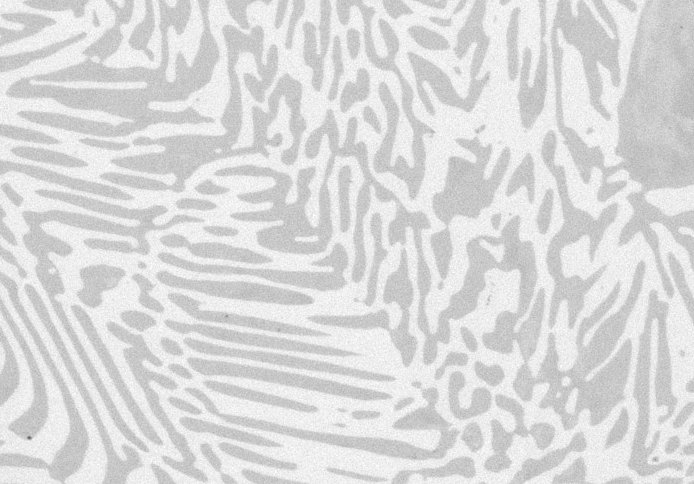
#> input picture Image Processing/images/Alloy.jpg, 694 x 484 px
$ python 'CLAHE and Thresholding.py'
#> lines starting #> are read from the running program, lines starting #| are printed output that depends on the picture; after the words box and inside, x2 and y2 are one past the last pixel; in counts of white or black regions, pixels touching at a corner belong together
import cv2
import numpy as np
from matplotlib import pyplot as plt

######################################### Image enhancements #########################################

# 1. Histogram equalization:
img = cv2.imread("./images/Alloy.jpg", 0)
#> img is the input picture: shape (484, 694); min 95, max 255, mean 218.6
# equ = cv2.equalizeHist(img) # Histogram equalization is used to enhance the contrast of the image.

# plt.hist(equ.flat, bins=100, range=(0,100))
# plt.show()


# 2. Contrast Limited Adaptive Histogram Equalization (CLAHE):
clahe = cv2.createCLAHE(clipLimit=2.0, tileGridSize=(8,8)) # clipLimit is the threshold for contrast limiting., tileGridSize is the size of grid for histogram equalization.
cl1 = clahe.apply(img)
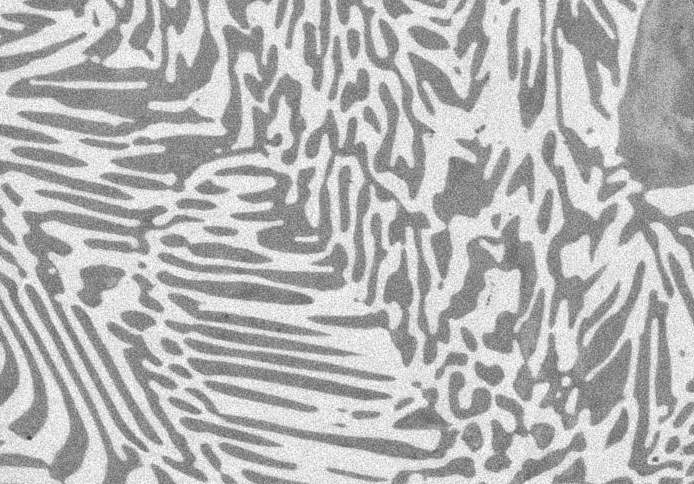
#> cl1: shape (484, 694); min 55, max 255, mean 181.8


# cv2.imshow("Original Image", img)
# cv2.imshow("Equalized", equ)
# cv2.imshow("CLAHE", cl1)

##########################################################################

# Image thresholding:

# 1. binary thresholding:

plt.hist(cl1.flat, bins =100, range=(0,255))
plt.show()
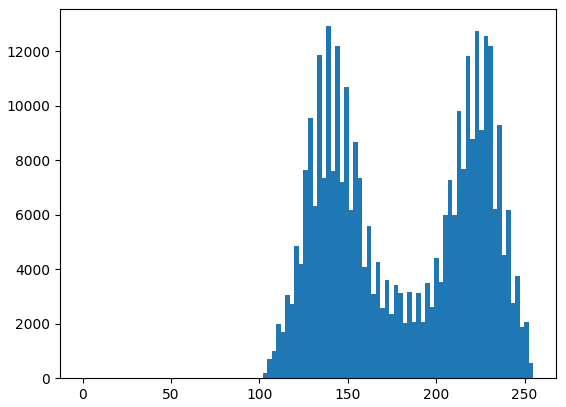
#> figure drawn by matplotlib, 1 panel; tallest bar 12929 high, from x = 137.7 to 140.2

''' the threshold value is 150, the max value is 185, the thresholding type is binary.
When the pixel value is greater than the threshold value, it is assigned the max value, else it is assigned 0.
'''
# ret is the threshold value that is used.
ret,thresh1 = cv2.threshold(cl1,185,150,cv2.THRESH_BINARY) # the max value is 150 and 185 is the threshold value that means all pxiels in grey.
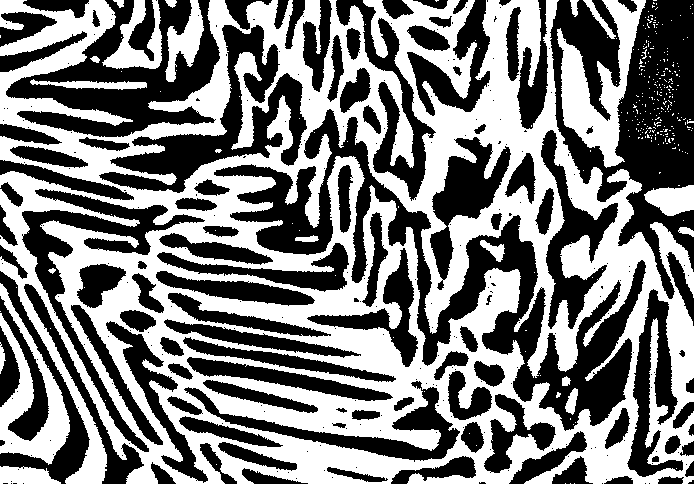
#> thresh1: shape (484, 694); values 0 (black) and 150 (white), 48.7% white; 311 white regions (288 under 20 px), largest, box (x1, y1, x2, y2) and area: (0, 0, 694, 484) 145327, (557, 0, 646, 168) 5726, (0, 283, 70, 465) 4663
ret2,thresh2 = cv2.threshold(cl1,185,255,cv2.THRESH_BINARY_INV) # All thresholded pixels in white


# 2. Otsu's thresholding: automatically calculates the threshold value.
ret3,th3 = cv2.threshold(cl1,0,255,cv2.THRESH_BINARY+cv2.THRESH_OTSU) # we did cv2.THRESH_BINARY+cv2.THRESH_OTSU because we want to use both the thresholding methods.
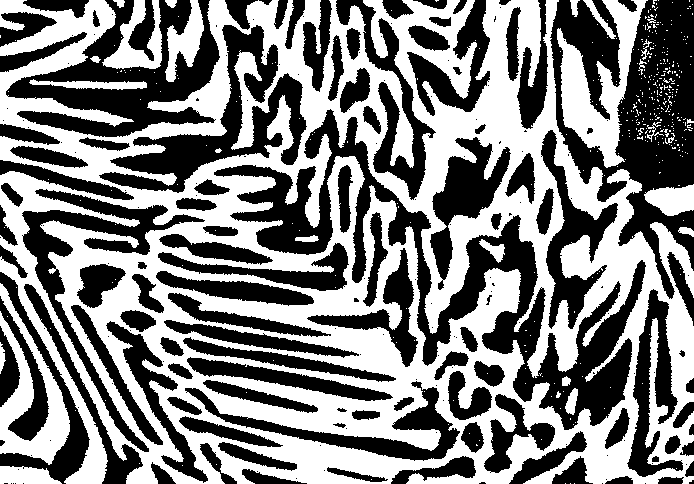
#> th3: shape (484, 694); 49.9% white; 414 white regions (386 under 20 px), largest, box (x1, y1, x2, y2) and area: (0, 0, 694, 484) 148593, (557, 0, 648, 168) 5833, (0, 283, 70, 465) 4745
#> ret3 = 181
#  print(ret3) # to print the threshold value that is used.


#####################################################

# clean up the noisy images: can using median filter, guassian filter or NL means: filter to preserve the edges.

# img1 = cv2.imread("./images/Alloy_noisy.jpg", 0)
blur = cv2.GaussianBlur(cl1,(5,5),0) # 5x5 kernel is used to blur the image, 0 is the standard deviation in x direction.
ret4,th4 = cv2.threshold(blur,0,255,cv2.THRESH_BINARY+cv2.THRESH_OTSU)
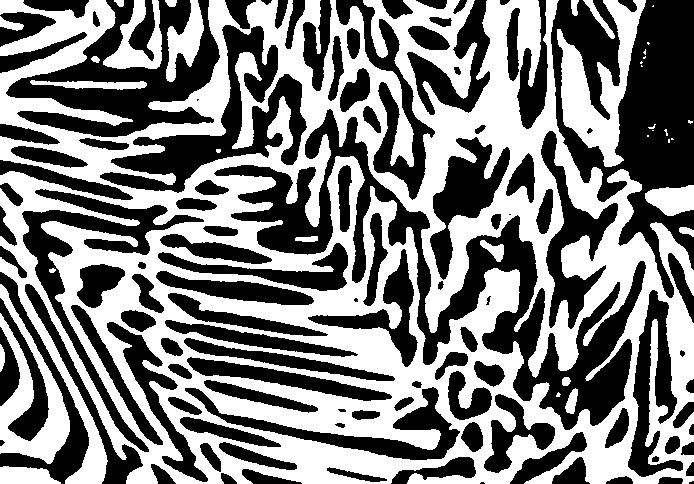
#> th4: shape (484, 694); 49.5% white; 36 white regions (15 under 20 px), largest, box (x1, y1, x2, y2) and area: (0, 0, 694, 484) 147895, (557, 0, 646, 167) 5818, (0, 284, 70, 464) 4716
#> ret4 = 182

cv2.imshow("Original", img)
cv2.imshow("Binary thresholded", thresh1)
cv2.imshow("Inverted Binary thresholded", thresh2)
cv2.imshow("Otsu", th3)
cv2.imshow("OTSU Gaussian cleaned", th4)
print(ret4)
#| 182.0


cv2.waitKey(0)
cv2.destroyAllWindows()
